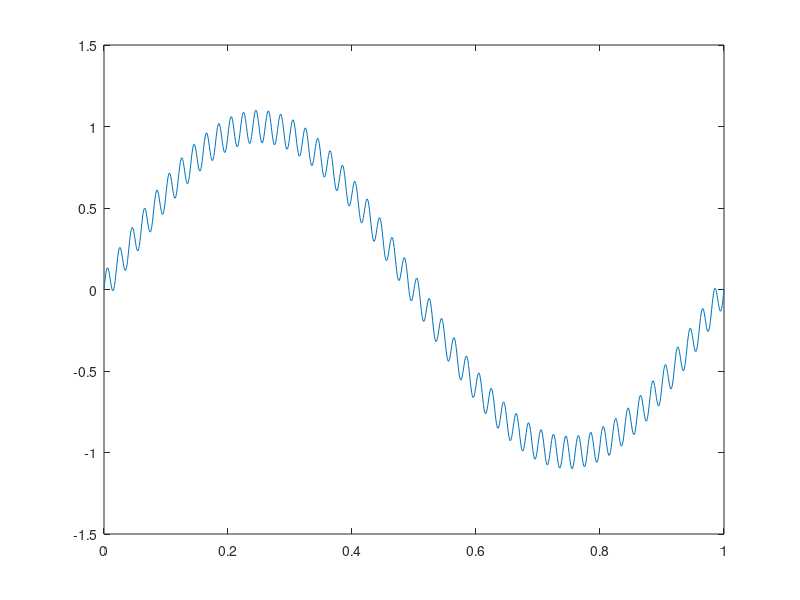

MATLAB code for this plot:
h2r = 2*pi;
t= 0:0.001:1 ;
Fs = 48000;
dt=1/Fs;
sig1 = sin(1*t*h2r);
sig2 = 0.1*sin(50*t*h2r) ;
noise = sig1+sig2;
t=t';
sig1=sig1';
sig2=sig2';
noise = sig1 +sig2;
plot(t,noise)
